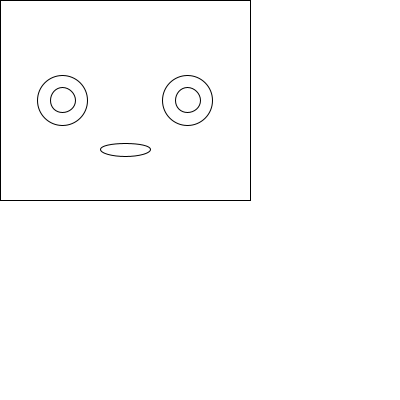
Frame 1 (no input)
Frame 60 (the mouse pressed at the canvas centre just before this capture): identical to frame 1, image omitted
Frame 120 (the mouse held since frame 60 and released just before this capture): identical to frame 1, image omitted

The Processing sketch that drew this single still picture (run headless with seeded random() and noise(); from frame 60 on, the mouse is pressed at the canvas centre):

// Processing sketch: processing_145322
// ── processing_145322.pde

//face size 

float faceWidth;
float faceHeight;


//face position 

float faceX;
float faceY;


//mouth position 

float mouthX;
float mouthY;



void setup(){
  
  size(400,400);
  background(255);
  smooth();
  
  

 
 faceWidth=250;
 faceHeight=200; 
 
 faceX=0;
 faceY=0;
}  
  
  
  void draw(){
    background(255);
    
 //   faceX = mouseX;
 //   faceY = mouseY;
    
 //   faceWidth = mouseX;
    

    
    //head
  rect(faceX,faceY,faceWidth,faceHeight);
  
  ellipse(faceX+(faceWidth/4),faceY+(faceHeight/2),faceWidth/5,faceWidth/5);
  ellipse(faceX+(faceWidth)-(faceWidth/4),faceY+(faceHeight/2),faceWidth/5,faceWidth/5);
  
  
  
  ellipse(faceX+(faceWidth/4),faceY+(faceHeight/2),faceWidth/10,faceWidth/10);
  ellipse(faceX+(faceWidth)-(faceWidth/4),faceY+(faceHeight/2),faceWidth/10,faceWidth/10);
  
  
  //mouth 
  
  ellipse(faceX+(faceWidth/2),faceY+(faceHeight-(faceHeight/4)),faceWidth/5,faceHeight/15);
  
  
  
  
    //eyes
   // ellipse(width/5,height/3,100,100);
    //ellipse(width/5,height/3,50,50);
  
  
    //ellipse(width/2,height/3,100,100);
    //ellipse(width/2,height/3,50,50);
    
    
    //mouth 
    
 
  
  }
